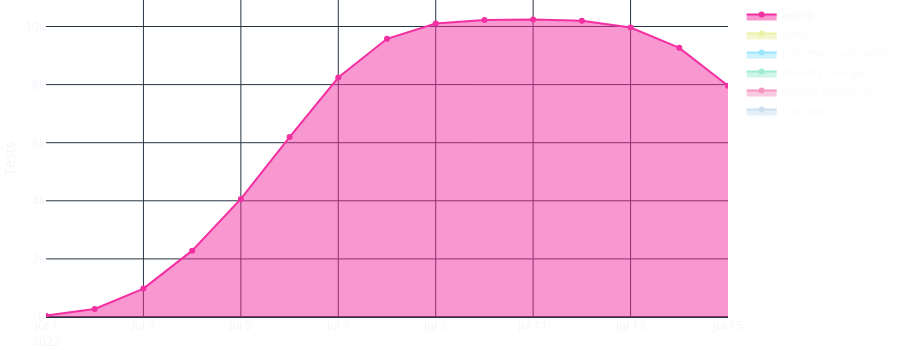

This figure's notebook cell:
### Code cell
scatter_graph("aneto",var)

### Figure 1 — Plotly figure (JSON) as saved in the notebook; plotly's stock layout.template omitted (floating-point values rounded to 4 significant figures)
{"data": [{"fill": "tonexty", "line": {"color": "#95BFE1"}, "mode": "markers+lines", "name": "chelsea", "showlegend": true, "type": "scatter", "visible": "legendonly", "x": ["2022-07-01", "2022-07-02", "2022-07-03", "2022-07-04", "2022-07-05", "2022-07-06", "2022-07-07", "2022-07-08", "2022-07-09", "2022-07-10", "2022-07-11", "2022-07-12", "2022-07-13", "2022-07-14", "2022-07-15"], "y": [0, 0, 0, 0, 0, 0, 0, 0, 0, 0, 0, 0, 0, 0, 0]}, {"fill": "tonexty", "line": {"color": "#E83283"}, "mode": "markers+lines", "name": "purple monarch", "showlegend": true, "type": "scatter", "visible": "legendonly", "x": ["2022-07-01", "2022-07-02", "2022-07-03", "2022-07-04", "2022-07-05", "2022-07-06", "2022-07-07", "2022-07-08", "2022-07-09", "2022-07-10", "2022-07-11", "2022-07-12", "2022-07-13", "2022-07-14", "2022-07-15"], "y": [0, 0, 0, 0, 0, 0, 0, 0, 0, 0, 0, 0, 0, 0, 0]}, {"fill": "tonexty", "line": {"color": "#42D7A7"}, "mode": "markers+lines", "name": "atlantis orange", "showlegend": true, "type": "scatter", "visible": "legendonly", "x": ["2022-07-01", "2022-07-02", "2022-07-03", "2022-07-04", "2022-07-05", "2022-07-06", "2022-07-07", "2022-07-08", "2022-07-09", "2022-07-10", "2022-07-11", "2022-07-12", "2022-07-13", "2022-07-14", "2022-07-15"], "y": [0, 0, 0, 0, 0, 0, 0, 0, 0, 0, 0, 0, 0, 0, 0]}, {"fill": "tonexty", "line": {"color": "#38CBFB"}, "mode": "markers+lines", "name": "potomac early white", "showlegend": true, "type": "scatter", "visible": "legendonly", "x": ["2022-07-01", "2022-07-02", "2022-07-03", "2022-07-04", "2022-07-05", "2022-07-06", "2022-07-07", "2022-07-08", "2022-07-09", "2022-07-10", "2022-07-11", "2022-07-12", "2022-07-13", "2022-07-14", "2022-07-15"], "y": [0, 0, 0, 0, 0, 0, 0, 0, 0, 0, 0, 0, 0, 0, 0]}, {"fill": "tonexty", "line": {"color": "#d6e649"}, "mode": "markers+lines", "name": "alma", "showlegend": true, "type": "scatter", "visible": "legendonly", "x": ["2022-07-01", "2022-07-02", "2022-07-03", "2022-07-04", "2022-07-05", "2022-07-06", "2022-07-07", "2022-07-08", "2022-07-09", "2022-07-10", "2022-07-11", "2022-07-12", "2022-07-13", "2022-07-14", "2022-07-15"], "y": [0, 13, 154, 928, 3343, 8117, 15095, 23176, 29803, 33228, 34297, 34497, 34506, 34366, 33592]}, {"fill": "tonexty", "line": {"color": "#f230a1"}, "mode": "markers+lines", "name": "aneto", "showlegend": true, "type": "scatter", "visible": true, "x": ["2022-07-01", "2022-07-02", "2022-07-03", "2022-07-04", "2022-07-05", "2022-07-06", "2022-07-07", "2022-07-08", "2022-07-09", "2022-07-10", "2022-07-11", "2022-07-12", "2022-07-13", "2022-07-14", "2022-07-15"], "y": [47, 277, 978, 2284, 4066, 6193, 8244, 9577, 10104, 10226, 10238, 10196, 9966, 9265, 7959]}], "layout": {"height": 350, "margin": {"b": 0, "l": 0, "r": 0, "t": 0}, "paper_bgcolor": "rgba(0, 0, 0, 0)", "plot_bgcolor": "rgba(0, 0, 0, 0)", "yaxis": {"title": {"text": "Tests"}}}}
